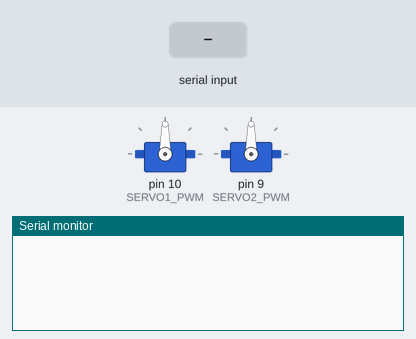
Recording of a sketch running on a simulated Arduino Uno, built with avr-gcc and run on an emulated ATmega328P. Parts: 2 × servo, the last lines printed to the serial monitor. The test bench sets the inputs (shaded band).

Above: at 1.2 s.
1.3 s: "FORWARD" received over the second serial link
At 2.0 s:
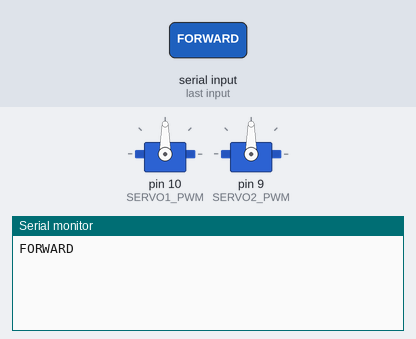
2.8 s: "BACKWARD" received over the second serial link
At 3.3 s:
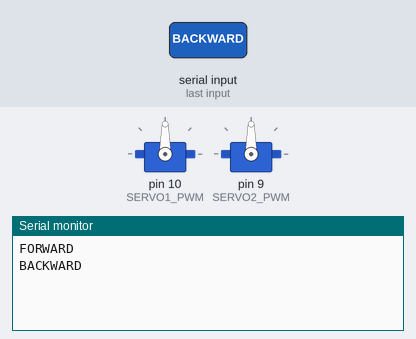
4.3 s: "RELEASE" received over the second serial link
At 5.5 s:
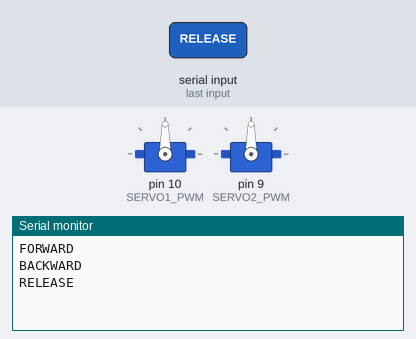

The sketch:

blprogram.ino
```cpp
#include <SoftwareSerial.h>
#include <AFMotor.h>
#include <Servo.h>
#include <NewPing.h>

// Servo settings on shields.
#define SERVO2_PWM 9
#define SERVO1_PWM 10

// Ultrasonic sensor settings.
#define TRIGGER_PIN  16  // Arduino pin tied to trigger pin on the ultrasonic sensor.
#define ECHO_PIN     17  // Arduino pin tied to echo pin on the ultrasonic sensor.
#define MAX_DISTANCE 200 // Maximum distance.

// Use NewPing library.
NewPing sonar(TRIGGER_PIN, ECHO_PIN, MAX_DISTANCE);

//
SoftwareSerial mySerial(14, 15); // RX, TX

// DC gearbox motor shield, which is use  M2 and Motor M4.
AF_DCMotor motor1(2);
AF_DCMotor motor2(4);

// Use servo library.
Servo servo1;
Servo servo2;

// Default motor speed set to maximum.
int speed = 255;

void setup() {
  // Serial and software serial initialization.
  Serial.begin(9600);
  mySerial.begin(9600);

  // Servo setup
  servo1.attach(SERVO1_PWM);
  servo2.attach(SERVO2_PWM);

  // Set servo position on load.
  servo1.write(90);
  servo2.write(90);
}

void loop() {

  String c = "";

  while (mySerial.available() > 0) {
    c += (char) mySerial.read();
    delay(5);
  }

  if(c!= "") {
    Serial.println(c);
    String param1 = getParams(c,'-',0);
    String param2 = getParams(c,'-',1);

//    // Change motor speed
//    if(param1 == "SPEED") {
//      speed = param2.toInt();
//    }
//
//    // OAV enable disable
//    if(param1 == "OAV") {
//      if(param2 == "ENABLE") {
//        motorRun("FORWARD","",speed);
//        scanObstacle();
//      }
//      if(param2 == "DISABLE") {
//        motorRun("RELEASE","",0);
//      }
//    }
//
//    // Run motor based on parameter.
//    motorRun(param1,param2,speed);
  }

}

/**
 * Motor control function.
 */
void motorRun(String motorDirection, String motorPosition, int speed) {

  if(motorPosition == "") {
    motorSpeed(speed);
    if(motorDirection == "FORWARD") {
      motor1.run(FORWARD);
      motor2.run(FORWARD);
    }
    else if(motorDirection == "BACKWARD") {
      motor1.run(BACKWARD);
      motor2.run(BACKWARD);
    }
    else if(motorDirection == "RELEASE") {
      motor1.setSpeed(0);
      motor2.setSpeed(0);
      motor1.run(RELEASE);
      motor2.run(RELEASE);
    }
  }
  else {
    if(motorPosition == "LEFT"){
      motor1.setSpeed(speed);
      motor2.setSpeed(speed/2);
    }
    else if(motorPosition == "RIGHT") {
      motor1.setSpeed(speed/2);
      motor2.setSpeed(speed/1);
    }

    if(motorDirection == "FORWARD") {
      motor1.run(FORWARD);
      motor2.run(FORWARD);
    }
    else if(motorDirection == "BACKWARD") {
      motor1.run(BACKWARD);
      motor2.run(BACKWARD);
    }
  }
}

/**
 * Motor speed function.
 */
void motorSpeed(int speed) {
  speed = speed;
  motor1.setSpeed(speed);
  motor2.setSpeed(speed);
}

/**
 * Get params from serial data coming from bluetooth.
 */
String getParams(String data, char separator, int index)
{
  int found = 0;
  int strIndex[] = {0, -1};
  int maxIndex = data.length()-1;

  for(int i=0; i<=maxIndex && found<=index; i++){
    if(data.charAt(i)==separator || i==maxIndex){
        found++;
        strIndex[0] = strIndex[1]+1;
        strIndex[1] = (i == maxIndex) ? i+1 : i;
    }
  }

  return found>index ? data.substring(strIndex[0], strIndex[1]) : "";
}


void scanObstacle() {
  boolean noObstacle = true;
  while(noObstacle) {
    int distance = sonar.ping_cm();
    if(distance < 20 && distance > 0){
      motorRun("RELEASE","",0);
      // Check surround obstacle and decide turn.
      int angle[] = {0,90,180,90};
      String directionRight = "";
      String directionLeft = "";
      for(int i=0; i < 4; i++) {
        servo2.write(angle[i]);
        delay(2000);
        int obstacleDist = sonar.ping_cm();
        delay(1000);
        if(obstacleDist < 20 && obstacleDist > 0) {
          // If on right has obstacle go left.
          if(angle[i] == 0) {
             directionLeft = "LEFT";
          }
          // if on left has obstacle go right.
          if(angle[i] == 180) {
            directionRight = "RIGHT";
          }
        }
      }
      // Decide where to go.
      if(directionRight == "" && directionLeft != "") {
        motorRun("FORWARD","LEFT", speed);
        delay(3000);
        motorRun("RELEASE","",0);
      }

      if(directionLeft == "" && directionRight != "") {
        motorRun("FORWARD","RIGHT", speed);
        delay(3000);
        motorRun("RELEASE","",0);
      }

      if(directionLeft != "" && directionRight != "") {
        motorRun("BACKWARD","", speed);
        delay(3000);
        motorRun("RELEASE","",0);
      }
    }
    else {
      motorRun("FORWARD","", speed);
    }
  }
}
```

Measured:
- after the input at 1.3 s, the serial monitor: prints a new line at once (image 1)
- after the input at 2.8 s, the serial monitor: prints a new line at once (image 2)
- after the input at 4.3 s, the serial monitor: prints a new line at once (image 3)
